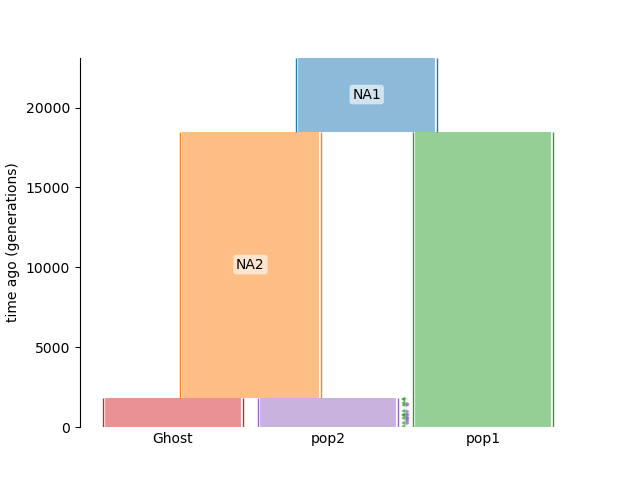

This chart was generated by the following Python code:
import msprime


#Specifications of the demographic model
demography = msprime.Demography()
demography.add_population(name="NA1", initial_size=5_000)
demography.add_population(name="NA2", initial_size=5_000)
# Ghost is ghost
demography.add_population(name="Ghost", initial_size=5_000)
demography.add_population(name="pop1", initial_size=5_000)
demography.add_population(name="pop2", initial_size=5_000)
demography.add_population_split(time=18500, derived=["NA2", "pop1"], ancestral="NA1")
demography.add_population_split(time=1850, derived=["pop2", "Ghost"], ancestral="NA2")
demography.set_migration_rate(source="pop1", dest="pop2", rate=0.1)
demography.set_migration_rate(source="pop2", dest="pop1", rate=0.1)
demography.set_migration_rate(source="pop1", dest="Ghost", rate=0)
demography.set_migration_rate(source="Ghost", dest="pop1", rate=0)
demography.set_migration_rate(source="pop2", dest="Ghost", rate=0)
demography.set_migration_rate(source="Ghost", dest="pop2", rate=0)
demography.sort_events()

#TODO for MK: We need to write several loops. 1) We have to loop over migration rates (0 - no gene flow, 0.1 - low gene flow, 0.5 - high gene flow)
# Keep divergence times constant along the lines of divergences of modern humans from Neanderthals - (1850 generations - recent, 18500 generations - ancient)
#Keep population sizes constant - keep all pops at Ne = 5000
#save the graphs and the VCF files
#do at least 10 replicates/model, each replicate with a different random number seed

#write a for loop over the next three commands (1) simulate tree, (2) simulate mutations, (3) write a vcf

#Call msprime to simulate tree sequence under the demographic model
ts = msprime.sim_ancestry(sequence_length=100, samples={"pop1": 10, "pop2": 10, "Ghost":10}, demography=demography, random_seed=6144)

#Simulate mutations along the tree sequence simulated by msprime above
mts = msprime.sim_mutations(ts,model="binary", rate=0.01, random_seed=5678)

#Write a vcf file containing all the mutations simulated under the model above - example.vcf should now contain the variants
with open("model3_replicate10.vcf","w") as vcf_file:
    mts.write_vcf(vcf_file,contig_id="0")

#Prints the demography 
print(demography)

#Graphical output of the simulated demographic model
import demesdraw
import matplotlib.pyplot as plt 
graph = msprime.Demography.to_demes(demography)
fig, ax = plt.subplots()  # use plt.rcParams["figure.figsize"]
demesdraw.tubes(graph, ax=ax, seed=1)
#plt.show() 
